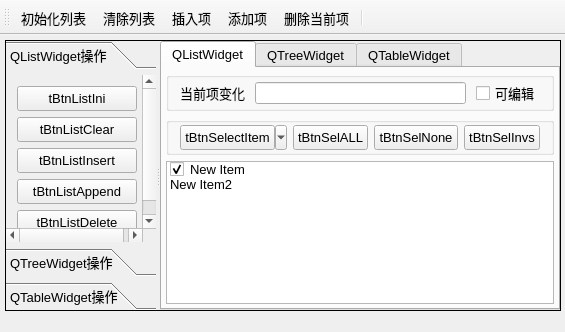
<?xml version="1.0" encoding="UTF-8"?>
<ui version="4.0">
 <class>MainWindow</class>
 <widget class="QMainWindow" name="MainWindow">
  <property name="geometry">
   <rect>
    <x>0</x>
    <y>0</y>
    <width>565</width>
    <height>332</height>
   </rect>
  </property>
  <property name="font">
   <font>
    <pointsize>10</pointsize>
   </font>
  </property>
  <property name="windowTitle">
   <string>QListWidget的使用</string>
  </property>
  <widget class="QWidget" name="centralWidget">
   <widget class="QSplitter" name="splitter">
    <property name="geometry">
     <rect>
      <x>5</x>
      <y>5</y>
      <width>556</width>
      <height>271</height>
     </rect>
    </property>
    <property name="frameShape">
     <enum>QFrame::Box</enum>
    </property>
    <property name="frameShadow">
     <enum>QFrame::Plain</enum>
    </property>
    <property name="lineWidth">
     <number>1</number>
    </property>
    <property name="midLineWidth">
     <number>3</number>
    </property>
    <property name="orientation">
     <enum>Qt::Horizontal</enum>
    </property>
    <property name="opaqueResize">
     <bool>true</bool>
    </property>
    <widget class="QToolBox" name="toolBox">
     <property name="minimumSize">
      <size>
       <width>150</width>
       <height>0</height>
      </size>
     </property>
     <property name="maximumSize">
      <size>
       <width>300</width>
       <height>16777215</height>
      </size>
     </property>
     <property name="currentIndex">
      <number>0</number>
     </property>
     <widget class="QWidget" name="page">
      <property name="geometry">
       <rect>
        <x>0</x>
        <y>0</y>
        <width>150</width>
        <height>179</height>
       </rect>
      </property>
      <attribute name="icon">
       <iconset>
        <normaloff>:/images/icons/410.bmp</normaloff>:/images/icons/410.bmp</iconset>
      </attribute>
      <attribute name="label">
       <string>QListWidget操作</string>
      </attribute>
      <layout class="QGridLayout" name="gridLayout">
       <item row="0" column="0">
        <widget class="QToolButton" name="tBtnListIni">
         <property name="minimumSize">
          <size>
           <width>120</width>
           <height>25</height>
          </size>
         </property>
         <property name="text">
          <string>tBtnListIni</string>
         </property>
         <property name="popupMode">
          <enum>QToolButton::DelayedPopup</enum>
         </property>
         <property name="toolButtonStyle">
          <enum>Qt::ToolButtonTextBesideIcon</enum>
         </property>
         <property name="autoRaise">
          <bool>false</bool>
         </property>
         <property name="arrowType">
          <enum>Qt::NoArrow</enum>
         </property>
        </widget>
       </item>
       <item row="1" column="0">
        <widget class="QToolButton" name="tBtnListClear">
         <property name="minimumSize">
          <size>
           <width>120</width>
           <height>25</height>
          </size>
         </property>
         <property name="text">
          <string>tBtnListClear</string>
         </property>
         <property name="toolButtonStyle">
          <enum>Qt::ToolButtonTextBesideIcon</enum>
         </property>
        </widget>
       </item>
       <item row="2" column="0">
        <widget class="QToolButton" name="tBtnListInsert">
         <property name="minimumSize">
          <size>
           <width>120</width>
           <height>25</height>
          </size>
         </property>
         <property name="text">
          <string>tBtnListInsert</string>
         </property>
         <property name="toolButtonStyle">
          <enum>Qt::ToolButtonTextBesideIcon</enum>
         </property>
        </widget>
       </item>
       <item row="3" column="0">
        <widget class="QToolButton" name="tBtnListAppend">
         <property name="minimumSize">
          <size>
           <width>120</width>
           <height>25</height>
          </size>
         </property>
         <property name="text">
          <string>tBtnListAppend</string>
         </property>
         <property name="toolButtonStyle">
          <enum>Qt::ToolButtonTextBesideIcon</enum>
         </property>
        </widget>
       </item>
       <item row="4" column="0">
        <widget class="QToolButton" name="tBtnListDelete">
         <property name="minimumSize">
          <size>
           <width>120</width>
           <height>25</height>
          </size>
         </property>
         <property name="text">
          <string>tBtnListDelete</string>
         </property>
         <property name="toolButtonStyle">
          <enum>Qt::ToolButtonTextBesideIcon</enum>
         </property>
        </widget>
       </item>
      </layout>
     </widget>
     <widget class="QWidget" name="page_2">
      <property name="geometry">
       <rect>
        <x>0</x>
        <y>0</y>
        <width>150</width>
        <height>179</height>
       </rect>
      </property>
      <attribute name="icon">
       <iconset>
        <normaloff>:/images/icons/408.bmp</normaloff>:/images/icons/408.bmp</iconset>
      </attribute>
      <attribute name="label">
       <string>QTreeWidget操作</string>
      </attribute>
      <layout class="QVBoxLayout" name="verticalLayout_4">
       <item>
        <widget class="QGroupBox" name="groupBox_4">
         <property name="title">
          <string>GroupBox</string>
         </property>
         <layout class="QVBoxLayout" name="verticalLayout_3">
          <item>
           <widget class="QLabel" name="label_2">
            <property name="text">
             <string>TextLabel</string>
            </property>
           </widget>
          </item>
          <item>
           <widget class="QLineEdit" name="lineEdit"/>
          </item>
          <item>
           <widget class="QSpinBox" name="spinBox"/>
          </item>
         </layout>
        </widget>
       </item>
       <item>
        <spacer name="verticalSpacer">
         <property name="orientation">
          <enum>Qt::Vertical</enum>
         </property>
         <property name="sizeHint" stdset="0">
          <size>
           <width>20</width>
           <height>119</height>
          </size>
         </property>
        </spacer>
       </item>
      </layout>
     </widget>
     <widget class="QWidget" name="page_3">
      <property name="geometry">
       <rect>
        <x>0</x>
        <y>0</y>
        <width>150</width>
        <height>179</height>
       </rect>
      </property>
      <attribute name="icon">
       <iconset>
        <normaloff>:/images/icons/412.bmp</normaloff>:/images/icons/412.bmp</iconset>
      </attribute>
      <attribute name="label">
       <string>QTableWidget操作</string>
      </attribute>
     </widget>
    </widget>
    <widget class="QTabWidget" name="tabWidget">
     <property name="tabPosition">
      <enum>QTabWidget::North</enum>
     </property>
     <property name="tabShape">
      <enum>QTabWidget::Rounded</enum>
     </property>
     <property name="currentIndex">
      <number>0</number>
     </property>
     <property name="elideMode">
      <enum>Qt::ElideLeft</enum>
     </property>
     <widget class="QWidget" name="tab_3">
      <attribute name="title">
       <string>QListWidget</string>
      </attribute>
      <layout class="QVBoxLayout" name="verticalLayout">
       <property name="leftMargin">
        <number>4</number>
       </property>
       <property name="topMargin">
        <number>4</number>
       </property>
       <property name="rightMargin">
        <number>4</number>
       </property>
       <property name="bottomMargin">
        <number>4</number>
       </property>
       <item>
        <widget class="QGroupBox" name="groupBox">
         <property name="title">
          <string/>
         </property>
         <layout class="QHBoxLayout" name="horizontalLayout">
          <property name="spacing">
           <number>10</number>
          </property>
          <property name="topMargin">
           <number>2</number>
          </property>
          <property name="bottomMargin">
           <number>2</number>
          </property>
          <item>
           <widget class="QLabel" name="label">
            <property name="text">
             <string>当前项变化</string>
            </property>
           </widget>
          </item>
          <item>
           <widget class="QLineEdit" name="editCutItemText">
            <property name="styleSheet">
             <string notr="true">color: rgb(0, 0, 255);</string>
            </property>
            <property name="clearButtonEnabled">
             <bool>false</bool>
            </property>
           </widget>
          </item>
          <item>
           <widget class="QCheckBox" name="chkBoxListEditable">
            <property name="text">
             <string>可编辑</string>
            </property>
           </widget>
          </item>
         </layout>
        </widget>
       </item>
       <item>
        <widget class="QGroupBox" name="groupBox_2">
         <property name="title">
          <string/>
         </property>
         <layout class="QHBoxLayout" name="horizontalLayout_2">
          <property name="topMargin">
           <number>2</number>
          </property>
          <property name="bottomMargin">
           <number>2</number>
          </property>
          <item>
           <widget class="QToolButton" name="tBtnSelectItem">
            <property name="minimumSize">
             <size>
              <width>100</width>
              <height>25</height>
             </size>
            </property>
            <property name="text">
             <string>tBtnSelectItem</string>
            </property>
            <property name="popupMode">
             <enum>QToolButton::MenuButtonPopup</enum>
            </property>
            <property name="toolButtonStyle">
             <enum>Qt::ToolButtonTextBesideIcon</enum>
            </property>
           </widget>
          </item>
          <item>
           <widget class="QToolButton" name="tBtnSelALL">
            <property name="minimumSize">
             <size>
              <width>70</width>
              <height>25</height>
             </size>
            </property>
            <property name="text">
             <string>tBtnSelALL</string>
            </property>
           </widget>
          </item>
          <item>
           <widget class="QToolButton" name="tBtnSelNone">
            <property name="minimumSize">
             <size>
              <width>70</width>
              <height>25</height>
             </size>
            </property>
            <property name="text">
             <string>tBtnSelNone</string>
            </property>
           </widget>
          </item>
          <item>
           <widget class="QToolButton" name="tBtnSelInvs">
            <property name="minimumSize">
             <size>
              <width>70</width>
              <height>25</height>
             </size>
            </property>
            <property name="text">
             <string>tBtnSelInvs</string>
            </property>
           </widget>
          </item>
         </layout>
        </widget>
       </item>
       <item>
        <widget class="QListWidget" name="listWidget">
         <property name="contextMenuPolicy">
          <enum>Qt::CustomContextMenu</enum>
         </property>
         <property name="layoutMode">
          <enum>QListView::SinglePass</enum>
         </property>
         <property name="viewMode">
          <enum>QListView::ListMode</enum>
         </property>
         <property name="selectionRectVisible">
          <bool>false</bool>
         </property>
         <item>
          <property name="text">
           <string>New Item</string>
          </property>
          <property name="checkState">
           <enum>Checked</enum>
          </property>
          <property name="icon">
           <iconset>
            <normaloff>:/images/icons/check2.ico</normaloff>:/images/icons/check2.ico</iconset>
          </property>
          <property name="flags">
           <set>ItemIsSelectable|ItemIsEditable|ItemIsDragEnabled|ItemIsUserCheckable|ItemIsEnabled</set>
          </property>
         </item>
         <item>
          <property name="text">
           <string>New Item2</string>
          </property>
          <property name="checkState">
           <enum>Unchecked</enum>
          </property>
          <property name="icon">
           <iconset>
            <normaloff>:/images/icons/check2.ico</normaloff>:/images/icons/check2.ico</iconset>
          </property>
          <property name="flags">
           <set>ItemIsSelectable|ItemIsEditable|ItemIsUserCheckable|ItemIsEnabled</set>
          </property>
         </item>
        </widget>
       </item>
      </layout>
     </widget>
     <widget class="QWidget" name="tab">
      <attribute name="title">
       <string>QTreeWidget</string>
      </attribute>
      <layout class="QVBoxLayout" name="verticalLayout_2">
       <item>
        <widget class="QGroupBox" name="groupBox_3">
         <property name="title">
          <string/>
         </property>
         <layout class="QHBoxLayout" name="horizontalLayout_3"/>
        </widget>
       </item>
      </layout>
     </widget>
     <widget class="QWidget" name="tab_2">
      <attribute name="title">
       <string>QTableWidget</string>
      </attribute>
     </widget>
    </widget>
   </widget>
  </widget>
  <widget class="QToolBar" name="mainToolBar">
   <property name="toolButtonStyle">
    <enum>Qt::ToolButtonTextUnderIcon</enum>
   </property>
   <attribute name="toolBarArea">
    <enum>TopToolBarArea</enum>
   </attribute>
   <attribute name="toolBarBreak">
    <bool>false</bool>
   </attribute>
   <addaction name="actListIni"/>
   <addaction name="actListClear"/>
   <addaction name="actListInsert"/>
   <addaction name="actListAppend"/>
   <addaction name="actListDelete"/>
   <addaction name="separator"/>
  </widget>
  <action name="actListIni">
   <property name="icon">
    <iconset>
     <normaloff>:/images/icons/128.bmp</normaloff>:/images/icons/128.bmp</iconset>
   </property>
   <property name="text">
    <string>初始化列表</string>
   </property>
   <property name="toolTip">
    <string>初始化列表</string>
   </property>
   <property name="shortcut">
    <string>Ctrl+I</string>
   </property>
  </action>
  <action name="actListClear">
   <property name="icon">
    <iconset>
     <normaloff>:/images/icons/delete1.bmp</normaloff>:/images/icons/delete1.bmp</iconset>
   </property>
   <property name="text">
    <string>清除列表</string>
   </property>
   <property name="toolTip">
    <string>清除列表</string>
   </property>
  </action>
  <action name="actListInsert">
   <property name="icon">
    <iconset>
     <normaloff>:/images/icons/424.bmp</normaloff>:/images/icons/424.bmp</iconset>
   </property>
   <property name="text">
    <string>插入项</string>
   </property>
   <property name="toolTip">
    <string>插入项</string>
   </property>
   <property name="shortcut">
    <string>Ctrl+S</string>
   </property>
  </action>
  <action name="actListAppend">
   <property name="icon">
    <iconset>
     <normaloff>:/images/icons/316.bmp</normaloff>:/images/icons/316.bmp</iconset>
   </property>
   <property name="text">
    <string>添加项</string>
   </property>
   <property name="toolTip">
    <string>添加项</string>
   </property>
   <property name="shortcut">
    <string>Ctrl+A</string>
   </property>
  </action>
  <action name="actListDelete">
   <property name="icon">
    <iconset>
     <normaloff>:/images/icons/324.bmp</normaloff>:/images/icons/324.bmp</iconset>
   </property>
   <property name="text">
    <string>删除当前项</string>
   </property>
   <property name="toolTip">
    <string>删除当前项</string>
   </property>
   <property name="shortcut">
    <string>Del</string>
   </property>
  </action>
  <action name="actSelALL">
   <property name="text">
    <string>全选</string>
   </property>
   <property name="toolTip">
    <string>全选</string>
   </property>
  </action>
  <action name="actSelNone">
   <property name="text">
    <string>全不选</string>
   </property>
   <property name="toolTip">
    <string>全不选</string>
   </property>
   <property name="menuRole">
    <enum>QAction::AboutRole</enum>
   </property>
  </action>
  <action name="actSelInvs">
   <property name="text">
    <string>反选</string>
   </property>
   <property name="toolTip">
    <string>反选</string>
   </property>
  </action>
  <action name="actQuit">
   <property name="icon">
    <iconset>
     <normaloff>:/images/icons/exit.bmp</normaloff>:/images/icons/exit.bmp</iconset>
   </property>
   <property name="text">
    <string>退出</string>
   </property>
   <property name="toolTip">
    <string>退出程序</string>
   </property>
  </action>
  <action name="actSelPopMenu">
   <property name="icon">
    <iconset>
     <normaloff>:/images/icons/124.bmp</normaloff>:/images/icons/124.bmp</iconset>
   </property>
   <property name="text">
    <string>项选择</string>
   </property>
   <property name="toolTip">
    <string>项选择</string>
   </property>
  </action>
 </widget>
 <layoutdefault spacing="6" margin="11"/>
 <resources/>
 <connections>
  <connection>
   <sender>actQuit</sender>
   <signal>triggered()</signal>
   <receiver>MainWindow</receiver>
   <slot>close()</slot>
   <hints>
    <hint type="sourcelabel">
     <x>-1</x>
     <y>-1</y>
    </hint>
    <hint type="destinationlabel">
     <x>336</x>
     <y>220</y>
    </hint>
   </hints>
  </connection>
  <connection>
   <sender>actSelPopMenu</sender>
   <signal>triggered()</signal>
   <receiver>actSelInvs</receiver>
   <slot>trigger()</slot>
   <hints>
    <hint type="sourcelabel">
     <x>-1</x>
     <y>-1</y>
    </hint>
    <hint type="destinationlabel">
     <x>-1</x>
     <y>-1</y>
    </hint>
   </hints>
  </connection>
 </connections>
</ui>
